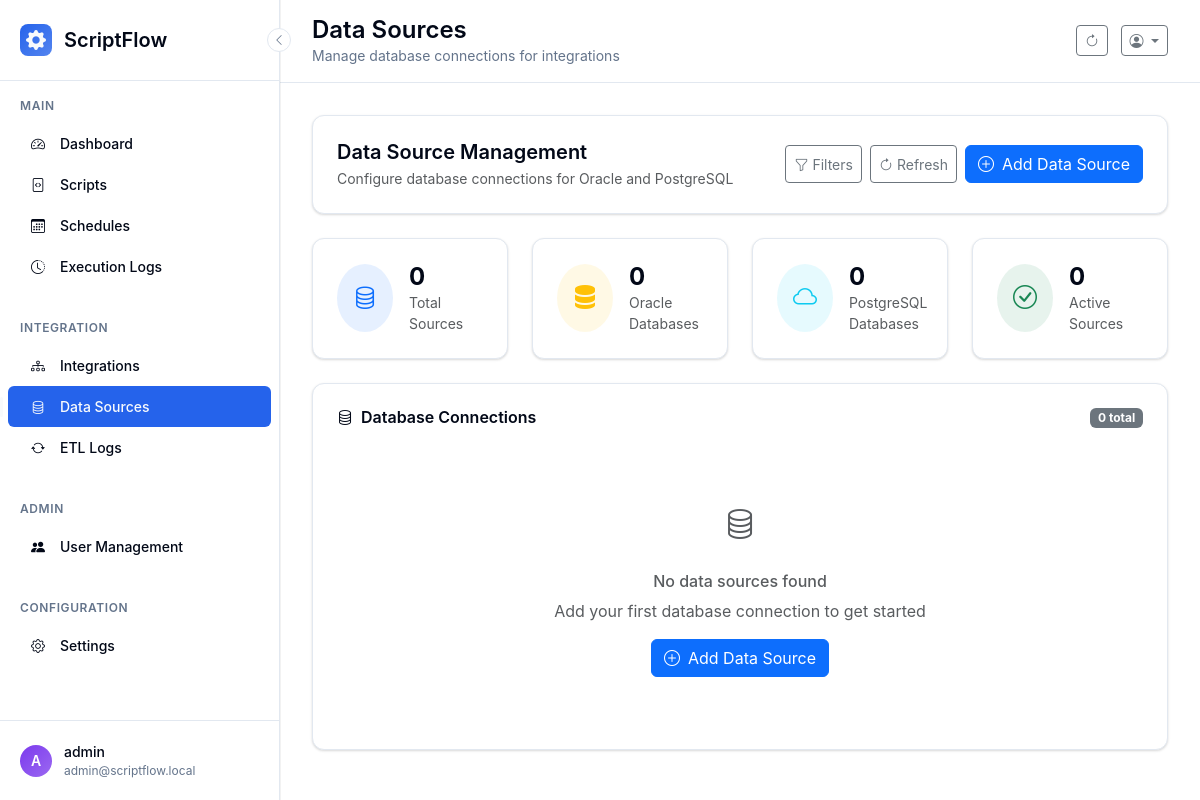
/integrations/sources/ (signed in), run on an earlier commit of the app's database.
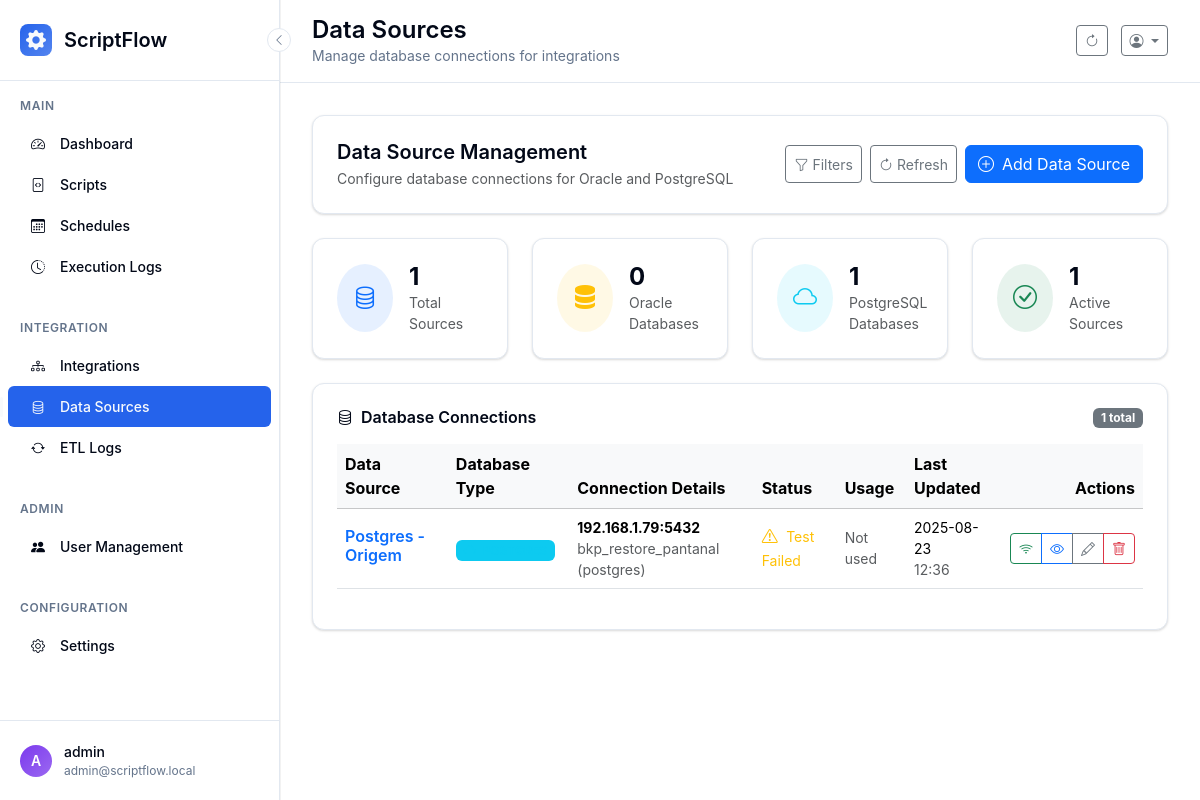
And on a later commit of the database.
### scriptflow.py (models this page shows, shortened)
class DataSource(db.Model):
    __tablename__ = 'datasources'
    id = db.Column(db.Integer, primary_key=True)
    name = db.Column(db.String(100), nullable=False)
    description = db.Column(db.Text)
    db_type = db.Column(db.String(20), nullable=False)  # 'oracle' or 'postgres'
    host = db.Column(db.String(255), nullable=False)
    port = db.Column(db.Integer, nullable=False)
    database = db.Column(db.String(100), nullable=False)
    username = db.Column(db.String(100), nullable=False)
    encrypted_password = db.Column(db.Text, nullable=False)  # Encrypted password
    is_active = db.Column(db.Boolean, default=True)
    created_at = db.Column(db.DateTime, default=datetime.now)
    updated_at = db.Column(db.DateTime, default=datetime.now, onupdate=datetime.now)
    user_id = db.Column(db.Integer, db.ForeignKey('users.id'), nullable=False)
    @property
    def integrations_as_source(self):
        Integration = globals().get('Integration')
        if Integration:
            return Integration.query.filter_by(source_id=self.id).all()
        return []
    @property
    def integrations_as_target(self):
        Integration = globals().get('Integration')
        if Integration:
            return Integration.query.filter_by(target_id=self.id).all()
        return []

### app/controllers/datasources.py (the view)
    @datasources_bp.route('/')
    @login_required
    def list_datasources():
        search = request.args.get('search', '').strip()
        db_type_filter = request.args.get('db_type', '')
        sort_by = request.args.get('sort', 'updated')
        datasources_query = DataSource.query.filter_by(is_active=True)
        query = apply_user_data_filter(datasources_query)
        if search:
            query = query.filter(DataSource.name.contains(search))
        if db_type_filter and db_type_filter in ['oracle', 'postgres']:
            query = query.filter_by(db_type=db_type_filter)
        if sort_by == 'name':
            query = query.order_by(DataSource.name)
        elif sort_by == 'created':
            query = query.order_by(desc(DataSource.created_at))
        elif sort_by == 'db_type':
            query = query.order_by(DataSource.db_type, DataSource.name)
        else:  # default to updated
            query = query.order_by(desc(DataSource.updated_at))
        datasources = query.all()
        total_datasources = len(datasources)
        oracle_count = sum(1 for ds in datasources if ds.db_type == 'oracle')
        postgres_count = sum(1 for ds in datasources if ds.db_type == 'postgres')
        return render_template('integrations/sources/index.html',
                             datasources=datasources,
                             total_datasources=total_datasources,
                             oracle_count=oracle_count,
                             postgres_count=postgres_count,
                             search=search,
                             db_type_filter=db_type_filter,
                             sort_by=sort_by)

### scriptflow.py (called while the page is built)
@app.context_processor
def inject_ui_version():
    return {
        'ui_info': {'current_version': 'v2', 'is_modern': True},
        'ui_version': 'v2',
        'is_modern_ui': True
    }

@login_manager.user_loader
def load_user(user_id):
    return db.session.get(User, int(user_id))

def apply_user_data_filter(query):
    if current_user.can_view_all_data:
        return query  # Can see all data
    else:
        return query.filter_by(user_id=current_user.id)  # Only own data

### templates/integrations/sources/index.html (shortened to what the changed rows need)
{% extends "base.html" %}
{% block page_title %}Data Sources{% endblock %}
{% block content %}
<div class="row mb-4">
    <div class="col-md-3">
        <div class="modern-card">
            <div class="d-flex align-items-center">
                <div>
                    <h4 class="mb-0 fw-bold">{{ total_datasources }}</h4>
                    <p class="text-muted mb-0 small">Total Sources</p>
                </div>
            </div>
        </div>
    </div>
    <div class="col-md-3">
        <div class="modern-card">
            <div class="d-flex align-items-center">
                <div>
                    <h4 class="mb-0 fw-bold">{{ postgres_count }}</h4>
                    <p class="text-muted mb-0 small">PostgreSQL Databases</p>
                </div>
            </div>
        </div>
    </div>
    <div class="col-md-3">
        <div class="modern-card">
            <div class="d-flex align-items-center">
                <div>
                    <h4 class="mb-0 fw-bold">{{ total_datasources }}</h4>
                    <p class="text-muted mb-0 small">Active Sources</p>
                </div>
            </div>
        </div>
    </div>
</div>
<div class="row">
    <div class="col-12">
        <div class="modern-card">
            <div class="d-flex align-items-center justify-content-between mb-3">
                <h6 class="mb-0 fw-semibold">
                    <i class="bi bi-database me-2"></i>Database Connections
                </h6>
                <span class="badge bg-secondary">{{ datasources|length }} total</span>
            </div>
            {% if datasources %}
            <div class="table-responsive">
                <table class="table table-hover align-middle">
                    <thead class="table-light">
                        <tr>
                            <th>Data Source</th>
                            <th>Database Type</th>
                            <th>Connection Details</th>
                            <th>Status</th>
                            <th>Usage</th>
                            <th>Last Updated</th>
                            <th class="text-end">Actions</th>
                        </tr>
                    </thead>
                    <tbody>
                        {% for ds in datasources %}
                        <tr>
                            <td>
                                <div>
                                    <h6 class="mb-1 fw-semibold">
                                        <a href="{{ url_for('datasources.view_datasource', datasource_id=ds.id) }}"
                                           class="text-decoration-none">{{ ds.name }}</a>
                                    </h6>
                                </div>
                            </td>
                            <td>
                                <span class="badge bg-{{ 'warning' if ds.db_type == 'oracle' else 'info' }} bg-opacity-20 text-{{ 'warning' if ds.db_type == 'oracle' else 'info' }}">
                                    <i class="bi bi-{{ 'server' if ds.db_type == 'oracle' else 'cloud' }} me-1"></i>
                                </span>
                            </td>
                            <td>
                                <div class="small">
                                    <div><strong>{{ ds.host }}:{{ ds.port }}</strong></div>
                                    <div class="text-muted">{{ ds.database }} ({{ ds.username }})</div>
                                </div>
                            </td>
                            <td>
                                <div class="d-flex align-items-center">
                                    <div class="connection-status" data-datasource-id="{{ ds.id }}" data-loading="true">
                                    </div>
                                </div>
                            </td>
                            <td>
                                {% set as_source = ds.integrations_as_source|length %}
                                {% set as_target = ds.integrations_as_target|length %}
                                {% set total_usage = as_source + as_target %}
                                <div class="small">
                                    {% if total_usage > 0 %}
                                    <span class="badge bg-primary bg-opacity-20 text-primary">{{ total_usage }} integration(s)</span>
                                    {% else %}
                                    <span class="text-muted">Not used</span>
                                    {% endif %}
                                </div>
                            </td>
                            <td>
                                <div class="small">
                                    <div>{{ ds.updated_at.strftime('%Y-%m-%d') }}</div>
                                    <div class="text-muted">{{ ds.updated_at.strftime('%H:%M') }}</div>
                                </div>
                            </td>
                            <td class="text-end">
                                <div class="btn-group btn-group-sm">
                                    <button class="btn btn-outline-success btn-sm"
                                            onclick="testConnectionAndUpdateStatus({{ ds.id }}, '{{ ds.name }}')"
                                            title="Test Connection">
                                        <i class="bi bi-wifi"></i>
                                    </button>
                                    <a href="{{ url_for('datasources.view_datasource', datasource_id=ds.id) }}"
                                       class="btn btn-outline-primary btn-sm" title="View Details">
                                        <i class="bi bi-eye"></i>
                                    </a>
                                    <a href="{{ url_for('datasources.edit_datasource', datasource_id=ds.id) }}"
                                       class="btn btn-outline-secondary btn-sm" title="Edit">
                                        <i class="bi bi-pencil"></i>
                                    </a>
                                    <button class="btn btn-outline-danger btn-sm"
                                            onclick="deleteDataSource({{ ds.id }}, '{{ ds.name }}', {{ total_usage }})"
                                            title="Delete">
                                        <i class="bi bi-trash"></i>
                                    </button>
                                </div>
                            </td>
                        </tr>
                        {% endfor %}
                    </tbody>
                </table>
            </div>
            {% else %}
            <div class="text-center py-5">
                <div class="bg-muted bg-opacity-10 rounded-circle d-inline-flex align-items-center justify-content-center mb-3"
                     style="width: 64px; height: 64px;">
                    <i class="bi bi-database fs-2 text-muted"></i>
                </div>
                <h6 class="text-muted">No data sources found</h6>
                <p class="text-muted mb-3">Add your first database connection to get started</p>
                <a href="{{ url_for('datasources.new_datasource') }}" class="btn btn-primary">
                    <i class="bi bi-plus-circle me-2"></i>Add Data Source
                </a>
            </div>
            {% endif %}
        </div>
    </div>
</div>
{% endblock %}

What changed in the data, as far as the page shows it:
added DataSource: name "Postgres - Origem", host "192.168.1.79", port "5432", database "bkp_restore_pantanal", username "postgres", updated_at "2025-08-23", updated_at "12:36"
Also different on the page:
{{ total_datasources }}: "0" → "1"
{{ postgres_count }}: "0" → "1"
{{ datasources|length }}: "0" → "1"
text no longer shown: "No data sources found Add your first database connection to get started Add Data Source"
text now shown: "Data Source Database Type Connection Details Status Usage Last Updated Actions"
